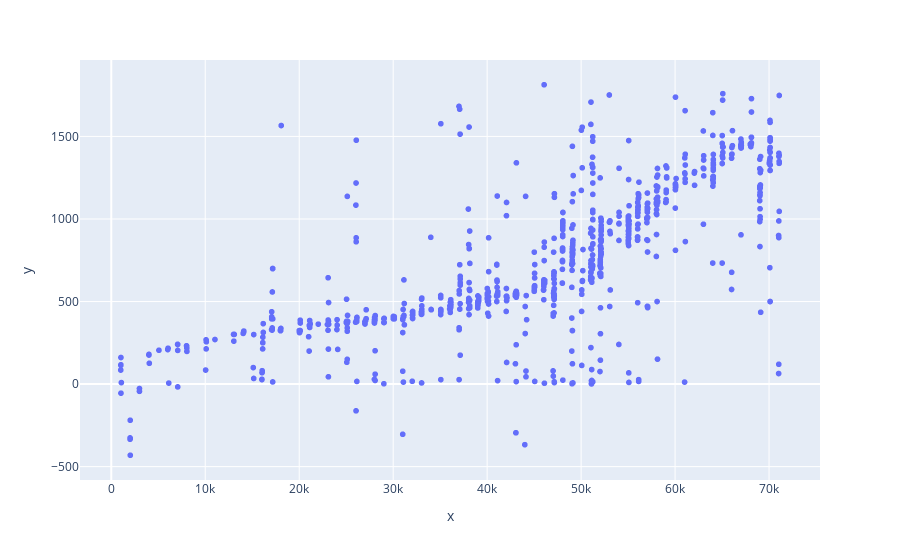

Write notebook code for a chart like this one.
### Code cell
import plotly.express as px
import pandas as pd
df = px.data.iris()

f = open('bury-all.xml')


datelist = []
volpagelist = []
for l in f:
    if(re.search('<note xml:id="ch([0-9]+)n([0-9]+)"',l)):
        m = re.search('<note xml:id="ch([0-9]+)n([0-9]+)"',l)
        curchap = int(m[1])
        curnote = int(m[2])
        volpage = 1000*curchap + curnote
    while(re.search('<date when="([0-9\-][0-9]+)"',l)):
        m = re.search('<date when="([0-9\-][0-9]+)"',l)
        #curdate = re.sub('^[0]+','',m[1])
        curdate = int(m[1])
        l = re.sub('<date when="([0-9\-]+)"',' ',l,1)
        #avoid the outlier 
        # The Great Pyramid of Gizeh was the tomb of Khufu (Cheops), the second king of the 4th dynasty said to have flourished in <date when="-3969">B.C. 3969</date>-3908.
        if(int(curdate) > -1000):
            volpagelist.append(volpage)
            datelist.append(int(curdate))

f.close()


fig = px.scatter(df, x=volpagelist, y=datelist)
fig.show()

### Figure 1 — Plotly figure (JSON) as saved in the notebook; plotly's stock layout.template omitted (floating-point values rounded to 4 significant figures; data arrays with more than 128 entries replaced by an {"elided": "..."} marker saying what was removed)
{"data": [{"hovertemplate": "x=%{x}<br>y=%{y}<extra></extra>", "legendgroup": "", "marker": {"color": "#636efa", "symbol": "circle"}, "mode": "markers", "name": "", "showlegend": false, "type": "scattergl", "x": {"elided": "1005 int values"}, "xaxis": "x", "y": {"elided": "1005 int values"}, "yaxis": "y"}], "layout": {"legend": {"tracegroupgap": 0}, "margin": {"t": 60}, "xaxis": {"anchor": "y", "domain": [0, 1], "title": {"text": "x"}}, "yaxis": {"anchor": "x", "domain": [0, 1], "title": {"text": "y"}}}}
